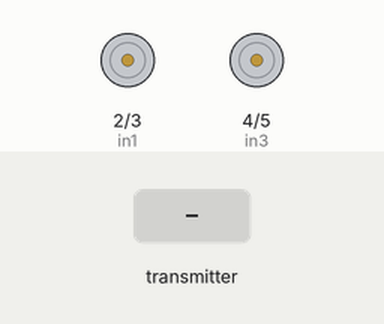
Recording of a sketch running on a simulated Arduino Uno, built with avr-gcc and run on an emulated ATmega328P. Parts: motor-driver pin pairs drawn as motors (green arrow = first pin HIGH = forward, orange = second pin HIGH = backward, longer = more drive). The test bench sets the inputs (shaded band). No radio packets arrive unless stated.

Above: at 1.2 s.
1.3 s: the transmitter starts sending x = 256
At 2.2 s:
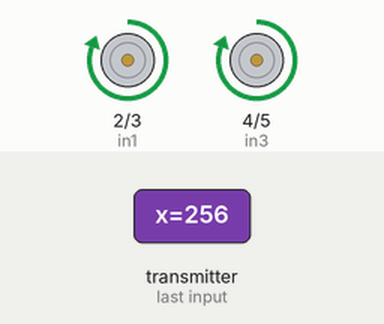
2.8 s: the transmitter starts sending x = 0
At 3.3 s:
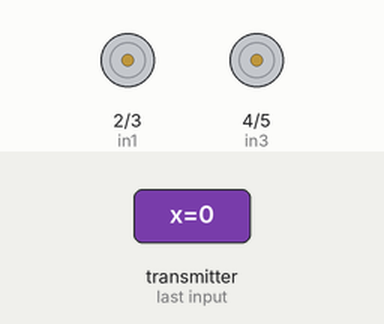
4.3 s: the transmitter starts sending y = 256
At 5.5 s:
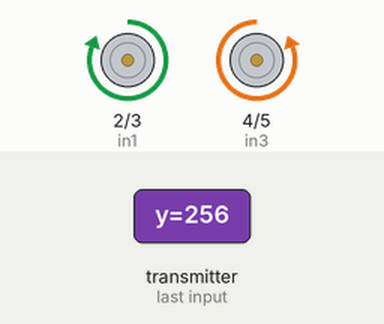
5.8 s: the transmitter starts sending y = 0
At 6.8 s:
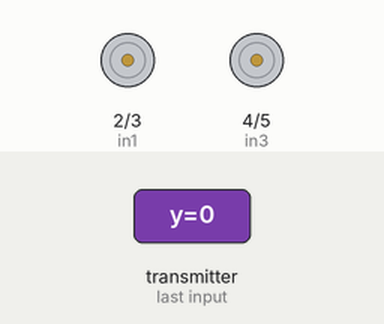
Timing chart, 0 to 8.3 s (numbered marks = the images above; inputs shaded):
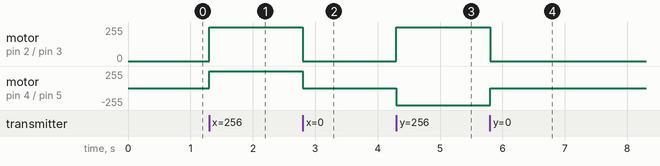

Measured:
- after the input at 1.3 s, motor on pin 2 (in1) / pin 3 (in2), motor on pin 4 (in3) / pin 5 (in4): stopped → forward 255/255 at once
- after the input at 2.8 s, motor on pin 2 (in1) / pin 3 (in2), motor on pin 4 (in3) / pin 5 (in4): forward 255/255 → stopped at once
- after the input at 4.3 s, motor on pin 2 (in1) / pin 3 (in2): stopped → forward 255/255 at once; motor on pin 4 (in3) / pin 5 (in4): stopped → backward 255/255 at once
- after the input at 5.8 s, motor on pin 2 (in1) / pin 3 (in2): forward 255/255 → stopped at once; motor on pin 4 (in3) / pin 5 (in4): backward 255/255 → stopped at once

The sketch:

RX__ang.ino
```cpp
#include <SPI.h>
#include <nRF24L01.h>
#include <RF24.h>

#define in1 2
#define in2 3
#define in3 4
#define in4 5

RF24 radio(7, 8);

const byte add[6] = "00001";

struct mydata{
      int x;
      int y;
};

mydata data;

void setup() {
  Serial.begin(9600);

  pinMode(2, OUTPUT);
  pinMode(3, OUTPUT);
  pinMode(4, OUTPUT);
  pinMode(5, OUTPUT);

  radio.begin();
  radio.openReadingPipe(0, add);
  radio.setPALevel(RF24_PA_MIN);
  radio.startListening();
}

void loop(){
if(radio.available()){
  while(radio.available()){
   radio.read(&data, sizeof(mydata));

      if(data.x >70 && data.y == 0)
        tien();

      if(data.x < -70 && data.y == 0)
        lui();

      if(data.x < 70 && data.x > -70 && data.y == 0)
        dung();

      if(data.y > 70 && data.x == 0)
        trai();

      if(data.y < -70 && data.x == 0)
        phai();

      if(data.y < 70 && data.y > -70 && data.x == 0)
        dung();


     }
  }
}

void tien(){
  digitalWrite(in1, HIGH);
  digitalWrite(in2, LOW);
  digitalWrite(in3, HIGH);
  digitalWrite(in4, LOW);
}

void lui(){
  digitalWrite(in1, LOW);
  digitalWrite(in2, HIGH);
  digitalWrite(in3, LOW);
  digitalWrite(in4, HIGH);
}

void trai(){
  digitalWrite(in1, HIGH);
  digitalWrite(in2, LOW);
  digitalWrite(in3, LOW);
  digitalWrite(in4, HIGH);
}

void phai(){
  digitalWrite(in1, LOW);
  digitalWrite(in2, HIGH);
  digitalWrite(in3, HIGH);
  digitalWrite(in4, LOW);
}

void dung(){
  digitalWrite(in1, LOW);
  digitalWrite(in2, LOW);
  digitalWrite(in3, LOW);
  digitalWrite(in4, LOW);
}
```
